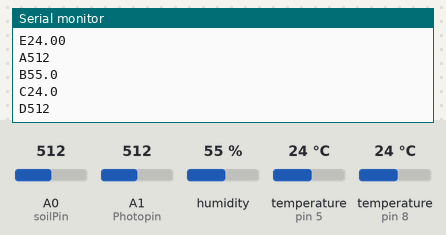
Simulated run of this sketch. Board: Arduino Uno, built with avr-gcc and run on an emulated ATmega328P. Parts: the last lines printed to the serial monitor. Inputs (shaded band) come from the test bench; at power-on: humidity 55 %, temperature (sensors on pin 5, pin 8) 24 °C, A0 (soilPin) = 512, A1 (Photopin) = 512.

Above: at 15.5 s.
15.6 s: humidity set to 22 %
At 16.1 s:
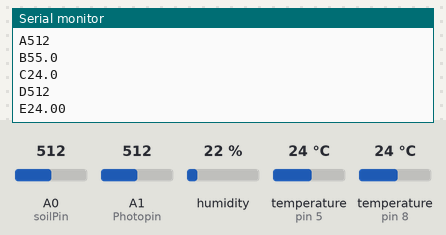
26.6 s: temperature (sensor on pin 5) set to 12 °C
At 29.8 s:
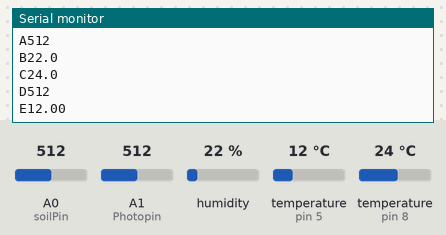
37.6 s: A0 (soilPin) set to 716
At 42.3 s:
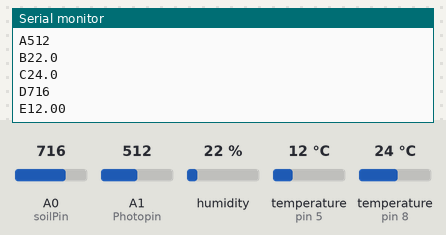
48.6 s: A1 (Photopin) set to 716
At 53.7 s:
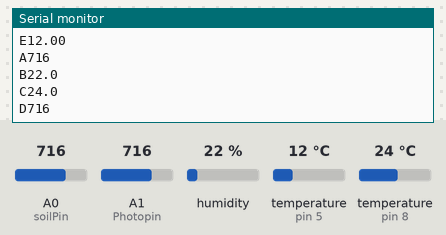
59.6 s: temperature (sensor on pin 8) set to 12 °C
At 67.2 s:
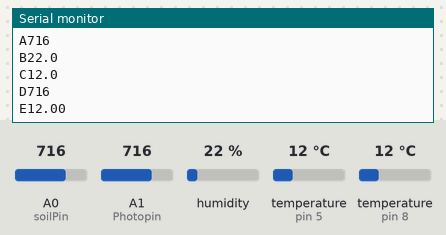
70.6 s: temperature (sensor on pin 5) set to 19 °C
At 80.8 s:
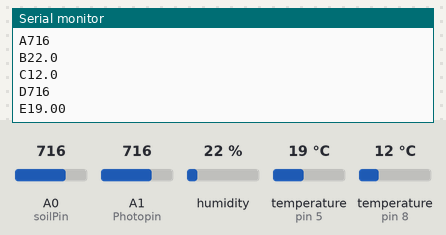
Timing chart, 0 to 82.3 s (numbered marks = the images above; inputs shaded):
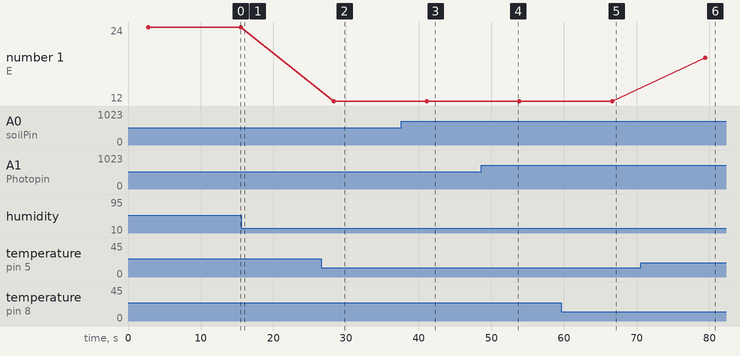

The sketch:

Light_Temp_Soil_DHT22_Sensor.ino
```cpp
// First we include the libraries
// Soil Signal to A0; Thermocouple to Digital/PWM 5, DHT to Digital/PWM 8
#include <DallasTemperature.h>
#include <OneWire.h>
#include <DHT.h>
DHT dht;


// Declare variables for Temp Sensor
int temp_sensor = 5; // assign Thermocouple digital read to pin 5
float temperature = 0; // store temp value
// Declare variables for SOil moisture Sensor
int val = 0; //value for storing moisture value
int soilPin = A0;//Declare a variable for the soil moisture sensor
int soilPower = 3;//Variable for Soil moisture Power PWM pin
int Photopin = A1;// Photo Sensor
int Light_level = 0;// Store photo sensor reading
//Rather than powering the sensor through the 3.3V or 5V pins,
//we'll use a digital pin to power the sensor. This will
//prevent corrosion of the sensor as it sits in the soil.

// Pass our oneWire reference to Dallas Temperature.
OneWire oneWire(temp_sensor);
DallasTemperature sensors(&oneWire);

void setup()
{
  Serial.begin(9600);   // open serial over USB

  pinMode(soilPower, OUTPUT);//Set D3 as an OUTPUT
  digitalWrite(soilPower, LOW);//Set to LOW so no power is flowing through the sensor
  dht.setup(8); // data pin 8
  //Serial.println("Temperature");
  //Serial.println("Humidity (%)\tTemperature (C)\tMoisture\tThermocouple Temp (C)");
}

void loop()
{
  delay(dht.getMinimumSamplingPeriod());
  Light_level = analogRead(Photopin);
  float humidity = dht.getHumidity();
  float temperature = dht.getTemperature();

  //Serial.print(dht.getStatusString());
  Serial.print("A");
  Serial.println(Light_level);
  Serial.print("B");
  Serial.println(humidity, 1);
  Serial.print("C");
  Serial.println(temperature, 1);
  //Serial.println(dht.toFahrenheit(temperature), 1);
  Serial.print("D");
  Serial.println(readSoil());


  //This 1 second timefrme is used so you can test the sensor and see it change in real-time.
  //For in-plant applications, you will want to take readings much less frequently.
   sensors.requestTemperatures(); // Send the command to get temperature readings
   Serial.print("E");
   Serial.println(sensors.getTempCByIndex(0)); // Why "byIndex"?
   //delay(900000);
   delay(10000);
   // You can have more than one DS18B20 on the same bus.
   // 0 refers to the first IC on the wire
   //delay(5000);

}
//This is a function used to get the soil moisture content
int readSoil()
{
    digitalWrite(soilPower, HIGH);//turn D3 "On"
    delay(5);//wait 10 milliseconds
    val = analogRead(soilPin);//Read the SIG value form sensor
    digitalWrite(soilPower, LOW);//turn D3 "Off"
    return val;//send current moisture value
}
```

Measured:
- after the input at 26.6 s, the serial monitor: prints a new line after 1.7 s (image 2)
- after the input at 37.6 s, the serial monitor: prints a new line after 2.8 s (image 3)
- after the input at 48.6 s, the serial monitor: prints a new line after 4.5 s (image 4)
- after the input at 59.6 s, the serial monitor: prints a new line after 6.3 s (image 5)
- after the input at 70.6 s, the serial monitor: prints a new line after 8.8 s (image 6)
- plotted number 1: 24 → 12 after the input at 26.6 s, 12 → 19 after the input at 70.6 s
